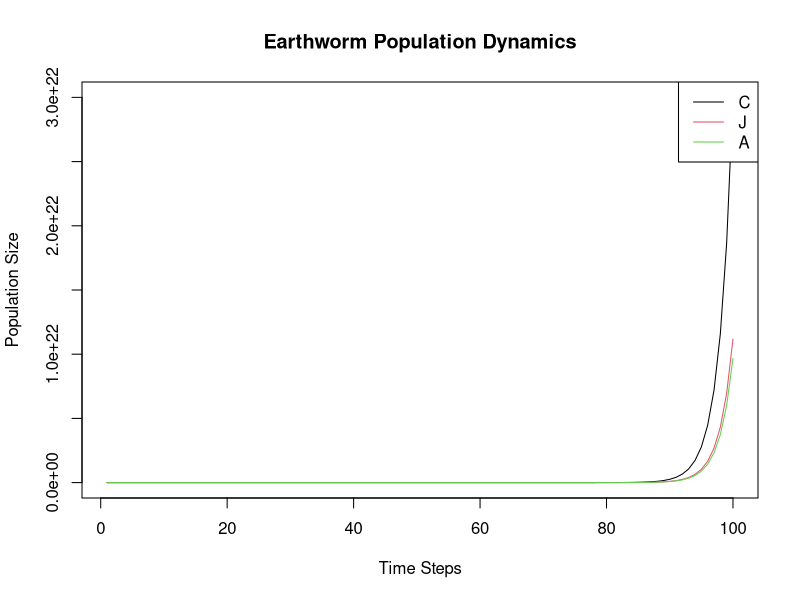

Generate this figure with R:
## ---- chunk 1
knitr::opts_chunk$set(echo = TRUE)
## ---- chunk 2
# Parameters
initial_population <- list(C = 100, J = 50, A = 20)
transition_probs <- list(p_c = 0.6, p_j = 0.7, p_a = 0.8)
r_a <- 5
n_steps <- 100

# Initialize population
population <- matrix(0, nrow = n_steps, ncol = 3)
colnames(population) <- c("C", "J", "A")
population[1, ] <- unlist(initial_population)

# Simulation
for (t in 2:n_steps) {
  # Reproduction by adults
  new_cocoons <- max(0, rpois(1, lambda = r_a * max(0, population[t - 1, "A"])))
  
  # Transition to juveniles
  new_juveniles <- max(0, rbinom(1, size = max(0, population[t - 1, "C"]), prob = transition_probs$p_c))
  
  # Transition to adults
  surviving_adults <- max(0, rbinom(1, size = max(0, population[t - 1, "A"]), prob = transition_probs$p_a))
  new_adults <- max(0, rbinom(1, size = max(0, population[t - 1, "J"]), prob = transition_probs$p_j))
  
  # Update population
  population[t, "C"] <- new_cocoons
  population[t, "J"] <- new_juveniles
  population[t, "A"] <- new_adults + surviving_adults
}

# Plot results
matplot(1:n_steps, population, type = "l", lty = 1, col = 1:3,
        xlab = "Time Steps", ylab = "Population Size",
        main = "Earthworm Population Dynamics")
legend("topright", legend = colnames(population), col = 1:3, lty = 1)
